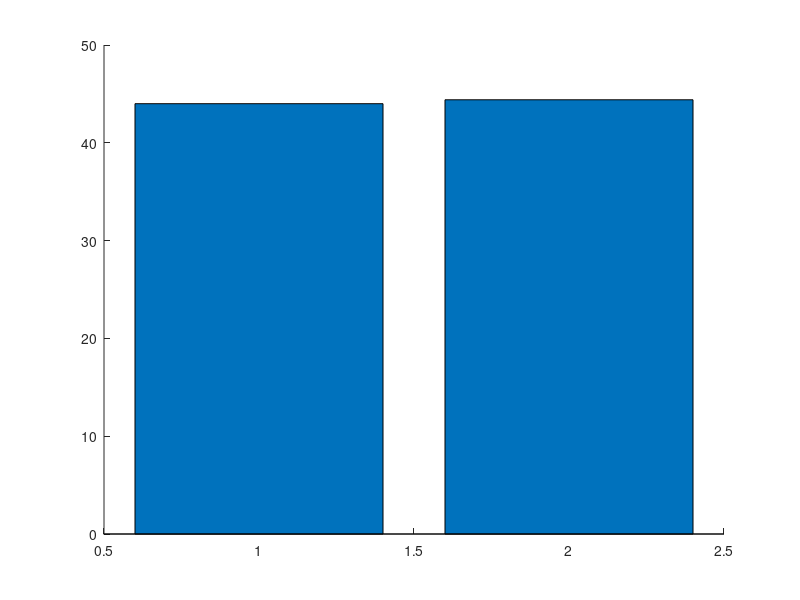

Reproduce this figure in MATLAB. (Note: this script raises an error after producing the figure.)
function pic_bar_Average_TAS102_SD()

y_SD=[44;44.4];
b = bar(y_SD,0.8,'FaceAlpha',0.7);
b.FaceColor = 'flat';
b.CData(1,:) = [190 190 190]./255;
b.CData(2,:) = [255 106 106]./255;
hold on

plot(0.15:0.05:2.85,44.*ones(1,55),'--','Color',[54 54 54]./255)
hold on 
plot(1.75,53.6,'Marker','.','Color','#FF0000','Markersize',50);
hold on;
plot(1.875,42.4,'Marker','.','Color','#FF7F00','Markersize',50);
hold on;
plot(2,43,'Marker','.','Color','#FFA500','Markersize',50);
hold on;
plot(2.125,45.3,'Marker','.','Color','#00BFFF','Markersize',50);
hold on;
plot(2.25,51.1,'Marker','.','Color','#7B68EE','Markersize',50);
hold on
text(0.85,87,'44%','Color',[190 190 190]./255,'FontSize',25)
hold on
text(1.8,87,'44.4%','Color',[255 106 106]./255,'FontSize',25)

%% Output image setting
set(gca,'XLim',[0.15 2.85]);
set(gca,'YLim',[0 100]);
set(gca,'XTickLabel',{'simulation data' 'clinical data'});
set(gca,'Linewidth',1);
set(gca,'FontSize',22);
set(gca,'FontName','Arial');
ylabel('RECITS (%)');
title('TAS-102 (SD)');
set(gcf,'unit','centimeters','position',[2 25 18 10])
print('TAS102_Average_SD','-dpng','-r600')

end
